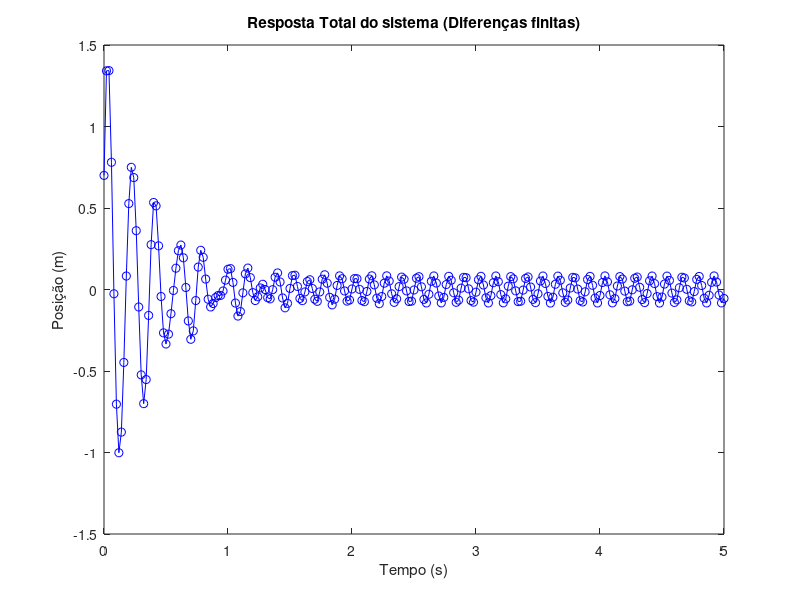

Write MATLAB code to recreate this figure.
% Parâmetros do sistema
m = 1;     % massa (kg)
c = 5;     % constante do amortecedor (Ns/m)
k = 1000;  % constante da mola (N/m)

% Condições iniciais
x0 = 0.7;  % posição inicial (m)
v0 = 30;   % velocidade inicial (m/s)

% Função da força externa
F = @(t) -100 *cos(50*t);  % Exemplo: F(t) = -100*cos(50t)

% Tempo de simulação
t_start = 0;
t_end = 5;
dt = 0.02;
t = t_start:dt:t_end;


%Iterações a partir das condições iniciais
x(1) = x0
x(2) = (x0+v0*dt)*(2-dt*c/m - dt^2*k/m)+x0*(dt*c/m-1)-dt^2/m*F(t_start+dt)


%Resto das iterações
for i = 3 : (length(t))
    x(i) = x(i-1)*(2-dt*c/m - (dt)^2*k/m)+x(i-2)*(dt*c/m-1)-(dt)^2/m*F(t_start+i*dt)
end

%Gráfico
length(t)
length(x)
figure;
plot(t,x,'bo-');
xlabel('Tempo (s)');
ylabel('Posição (m)');
title('Resposta Total do sistema (Diferenças finitas)');

 
